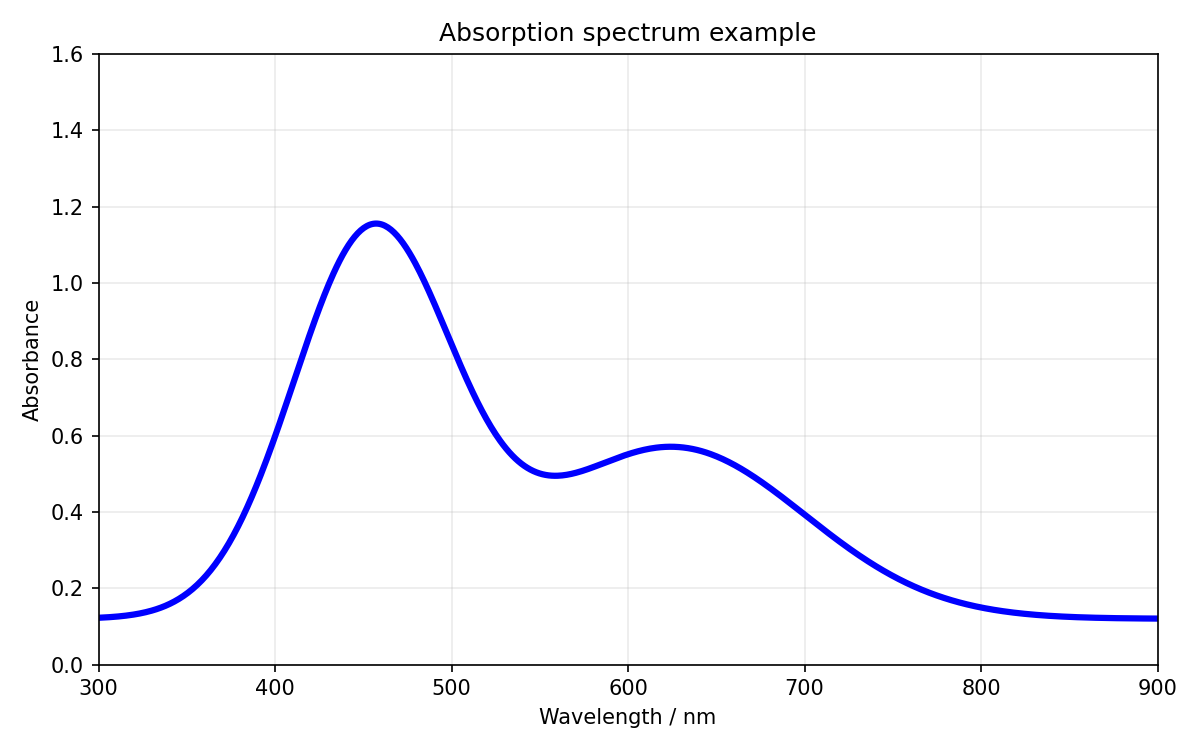
#> input picture examples/absorption_example.png, 1200 x 750 px
$ python -i image_processing.py   (imports and definitions only)
#> lines starting #> are read from the running program, lines starting #| are printed output that depends on the picture; after the words box and inside, x2 and y2 are one past the last pixel; in counts of white or black regions, pixels touching at a corner belong together
"""Image processing utilities for SpectraCurve Lab."""
from __future__ import annotations

from dataclasses import dataclass
from typing import Tuple, Literal

import cv2
import numpy as np
from PIL import Image, ImageEnhance

ExtractionMode = Literal["auto_color", "contrast", "color", "hsv"]
ColorName = Literal["blue", "red", "green", "black", "custom"]


@dataclass
class CropBox:
    """Crop limits in pixel coordinates for the useful plot area."""

    left: int
    right: int
    top: int
    bottom: int

    # [6 lines left out: function clamp, not called in this run]


def pil_to_rgb_array(image: Image.Image) -> np.ndarray:
    """Convert a PIL image to an RGB numpy array."""
    return np.asarray(image.convert("RGB"))


# [85 lines left out: functions crop_image, enhance_image, remove_light_background, _color_distance_mask, _hsv_color_mask, _auto_colored_trace_mask, not called in this run]


def _remove_long_straight_lines(mask: np.ndarray, row_fraction: float = 0.45, col_fraction: float = 0.45) -> np.ndarray:
    """
    Remove axis/grid-like horizontal and vertical lines.

    A row/column with too many selected pixels is more likely to be an axis/grid line than a
    spectrum trace. This helps a lot for black curves where axes are also black.
    """
    cleaned = mask.copy().astype(bool)
    height, width = cleaned.shape
    if height == 0 or width == 0:
        return cleaned

    row_hits = cleaned.sum(axis=1) / max(width, 1)
    col_hits = cleaned.sum(axis=0) / max(height, 1)

    # Use dilation around line rows/columns so antialiased grid pixels are removed too.
    rows_to_remove = np.where(row_hits >= float(row_fraction))[0]
    cols_to_remove = np.where(col_hits >= float(col_fraction))[0]
    for r in rows_to_remove:
        r0 = max(0, r - 1)
        r1 = min(height, r + 2)
        cleaned[r0:r1, :] = False
    for c in cols_to_remove:
        c0 = max(0, c - 1)
        c1 = min(width, c + 2)
        cleaned[:, c0:c1] = False
    return cleaned


def _remove_border_pixels(mask: np.ndarray, border_px: int = 2) -> np.ndarray:
    """Remove pixels on plot borders, usually axes/frame remnants."""
    cleaned = mask.copy().astype(bool)
    if border_px <= 0:
        return cleaned
    cleaned[:border_px, :] = False
    cleaned[-border_px:, :] = False
    cleaned[:, :border_px] = False
    cleaned[:, -border_px:] = False
    return cleaned


def _remove_small_components(mask: np.ndarray, min_component_area: int = 6) -> np.ndarray:
    """Remove connected components below a minimum area."""
    mask_u8 = mask.astype(np.uint8)
    if min_component_area <= 0:
        return mask_u8.astype(bool)

    num_labels, labels, stats, _ = cv2.connectedComponentsWithStats(mask_u8, connectivity=8)
    cleaned = np.zeros_like(mask_u8)
    for label in range(1, num_labels):
        area = stats[label, cv2.CC_STAT_AREA]
        if area >= int(min_component_area):
            cleaned[labels == label] = 1
    return cleaned.astype(bool)


def keep_relevant_components(
    mask: np.ndarray,
    max_components: int = 8,
    min_width_fraction: float = 0.02,
) -> np.ndarray:
    """
    Keep components that look like useful curve fragments.

    Score favors components with horizontal extent and area. This prevents tiny text/noise from
    contaminating the reconstructed spectrum while keeping broken curve segments.
    """
    mask_u8 = mask.astype(np.uint8)
    num_labels, labels, stats, _ = cv2.connectedComponentsWithStats(mask_u8, connectivity=8)
    height, width = mask.shape
    components = []
    for label in range(1, num_labels):
        x = stats[label, cv2.CC_STAT_LEFT]
        y = stats[label, cv2.CC_STAT_TOP]
        w = stats[label, cv2.CC_STAT_WIDTH]
        h = stats[label, cv2.CC_STAT_HEIGHT]
        area = stats[label, cv2.CC_STAT_AREA]
        if w < max(2, int(width * float(min_width_fraction))):
            continue
        # Spectral traces usually have meaningful horizontal span. Favor width strongly.
        # This helps reject small colored marks/legends while keeping the main curve.
        score = area * (1.0 + 3.0 * w / max(width, 1))
        components.append((score, label))

    components.sort(reverse=True)
    keep_labels = {label for _, label in components[: int(max_components)]}
    cleaned = np.zeros_like(mask_u8)
    for label in keep_labels:
        cleaned[labels == label] = 1
    return cleaned.astype(bool)


def make_curve_mask(
    rgb: np.ndarray,
    mode: ExtractionMode = "contrast",
    threshold: int = 120,
    color_name: ColorName = "blue",
    color_tolerance: int = 80,
    custom_rgb: Tuple[int, int, int] = (0, 0, 255),
    remove_grid: bool = True,
    min_component_area: int = 6,
    remove_axes: bool = True,
    keep_components: bool = True,
    max_components: int = 8,
) -> np.ndarray:
    """
    Create a binary mask of candidate curve pixels.

    Parameters
    ----------
    rgb:
        RGB image array, preferably already cropped to the plot area.
    mode:
        `auto_color` detects saturated colored traces and ignores gray axes/grid lines.
        `contrast` detects dark/high-contrast pixels, `color` uses RGB distance, and `hsv`
        uses hue/saturation segmentation.
    threshold:
        Grayscale threshold for contrast mode. Lower values keep only darker pixels.
    color_name:
        Predefined curve color for color/hsv mode.
    color_tolerance:
        RGB Euclidean distance tolerance or black HSV value threshold.
    custom_rgb:
        Target RGB if color_name == "custom".
    remove_grid:
        If True, applies morphological filtering to reduce isolated grid/noise.
    min_component_area:
        Remove connected components smaller than this number of pixels.
    remove_axes:
        If True, removes long horizontal/vertical line artifacts such as axes and grid.
    keep_components:
        If True, keeps only the most relevant curve-like connected components.
    max_components:
        Maximum number of curve fragments to keep.
    """
    if mode == "auto_color":
        # Recommended default for colored spectra: removes gray grid/eixos/text automatically.
        # color_tolerance is reused as a saturation threshold in this mode.
        mask = _auto_colored_trace_mask(rgb, min_saturation=max(20, int(color_tolerance // 2)), max_value=252)
    elif mode == "contrast":
        gray = cv2.cvtColor(rgb, cv2.COLOR_RGB2GRAY)
        mask = gray < int(threshold)
    elif mode == "hsv":
        mask = _hsv_color_mask(rgb, color_name, custom_rgb, int(color_tolerance))
    else:
        targets = {
            "blue": (40, 90, 220),
            "red": (220, 60, 60),
            "green": (40, 160, 80),
            "black": (20, 20, 20),
            "custom": custom_rgb,
        }
        mask = _color_distance_mask(rgb, targets[color_name], int(color_tolerance))

    mask = mask.astype(bool)
    mask = _remove_border_pixels(mask, border_px=2)

    if remove_axes:
        mask = _remove_long_straight_lines(mask, row_fraction=0.42, col_fraction=0.42)

    mask_u8 = mask.astype(np.uint8)
    if remove_grid:
        # Opening removes isolated noise; closing reconnects small curve gaps.
        open_kernel = np.ones((2, 2), dtype=np.uint8)
        close_kernel = np.ones((3, 3), dtype=np.uint8)
        mask_u8 = cv2.morphologyEx(mask_u8, cv2.MORPH_OPEN, open_kernel)
        mask_u8 = cv2.morphologyEx(mask_u8, cv2.MORPH_CLOSE, close_kernel)

    mask = _remove_small_components(mask_u8.astype(bool), min_component_area=min_component_area)

    if keep_components:
        mask = keep_relevant_components(mask, max_components=max_components)

    return mask.astype(bool)


# [370 lines left out: functions overlay_mask, _hue_distance, _hue_to_label, rgb_to_hex, hex_to_rgb, describe_rgb_color and 5 more, not called in this run]

>>> import cv2
>>> picture = cv2.cvtColor(cv2.imread('../examples/absorption_example.png'), cv2.COLOR_BGR2RGB)
>>> result = make_curve_mask(picture)
#> in make_curve_mask, `mask = gray < int(threshold)`:
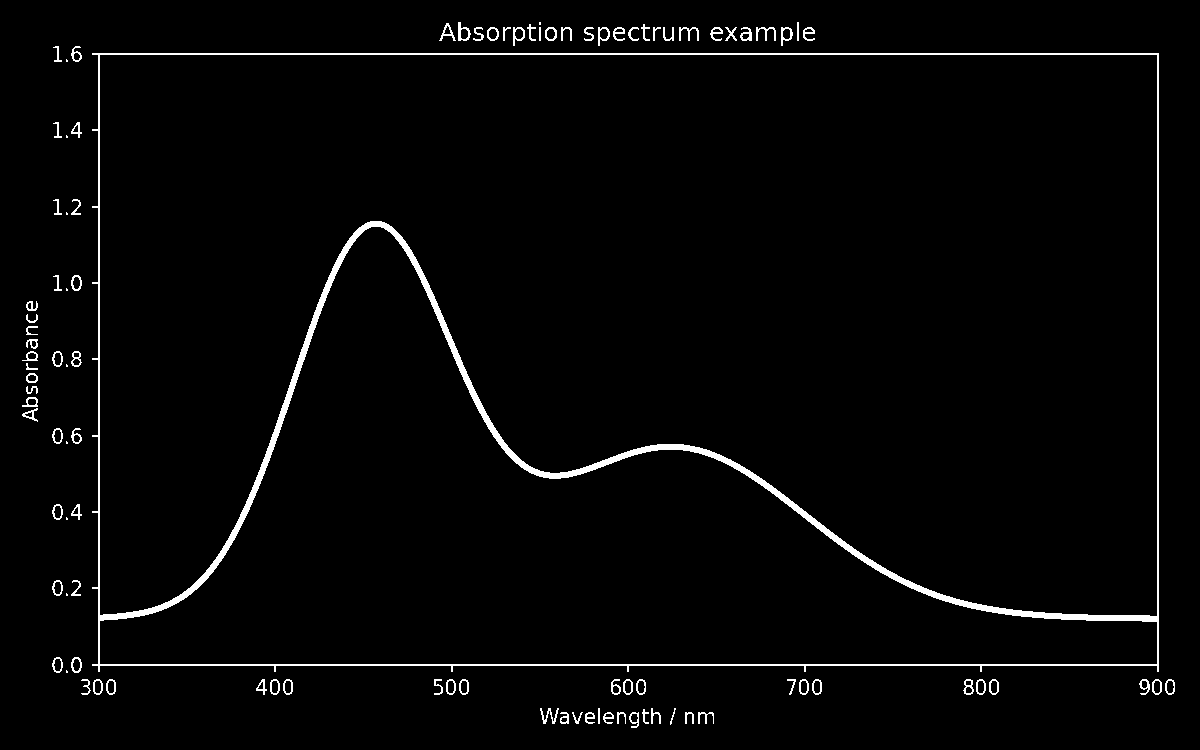
#> mask: shape (750, 1200) bool; 2.4% white; 98 white regions (10 under 20 px), largest, box (x1, y1, x2, y2) and area: (92, 53, 1159, 672) 15929, (540, 708, 559, 724) 114, (458, 22, 471, 41) 109
#> in _remove_long_straight_lines, `row_hits = cleaned.sum(axis=1) / max(width, 1)`: row_hits = 750 values, max 0.897 at index 53, min 0 at index 0, mean 0.0242
#> in _remove_long_straight_lines, `col_hits = cleaned.sum(axis=0) / max(height, 1)`: col_hits = 1200 values, max 0.831 at index 98, min 0 at index 0, mean 0.0242
#> in _remove_long_straight_lines, `rows_to_remove = np.where(row_hits >= float(row_fraction))[0]`: rows_to_remove = [53, 54, 664, 665]
#> in _remove_long_straight_lines, `cols_to_remove = np.where(col_hits >= float(col_fraction))[0]`: cols_to_remove = [98, 99, 1157, 1158]
#> the loop in _remove_long_straight_lines, `for r in rows_to_remove:` made 4 passes
#> (r, r0, r1) on passes 1 to 4: (53, 52, 55), (54, 53, 56), (664, 663, 666), (665, 664, 667)
#> after the loop in _remove_long_straight_lines, `for r in rows_to_remove:`:
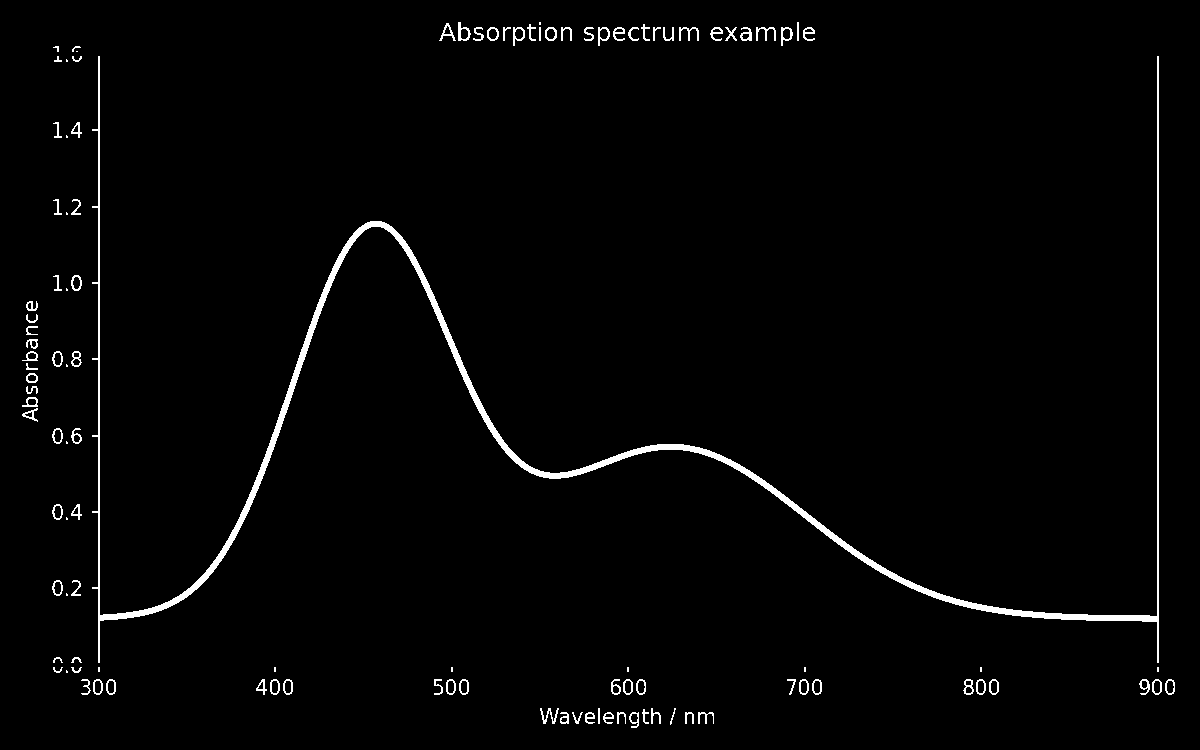
#> cleaned: shape (750, 1200) bool; 1.9% white; 110 white regions (19 under 20 px), largest, box (x1, y1, x2, y2) and area: (92, 56, 1159, 663) 11569, (540, 708, 559, 724) 114, (458, 22, 471, 41) 109
#> the loop in _remove_long_straight_lines, `for c in cols_to_remove:` made 4 passes
#> (c, c0, c1) on passes 1 to 4: (98, 97, 100), (99, 98, 101), (1157, 1156, 1159), (1158, 1157, 1160)
#> in _remove_small_components, `num_labels, labels, stats, _ = cv2.connectedComponentsWithStats(mask_u..`:
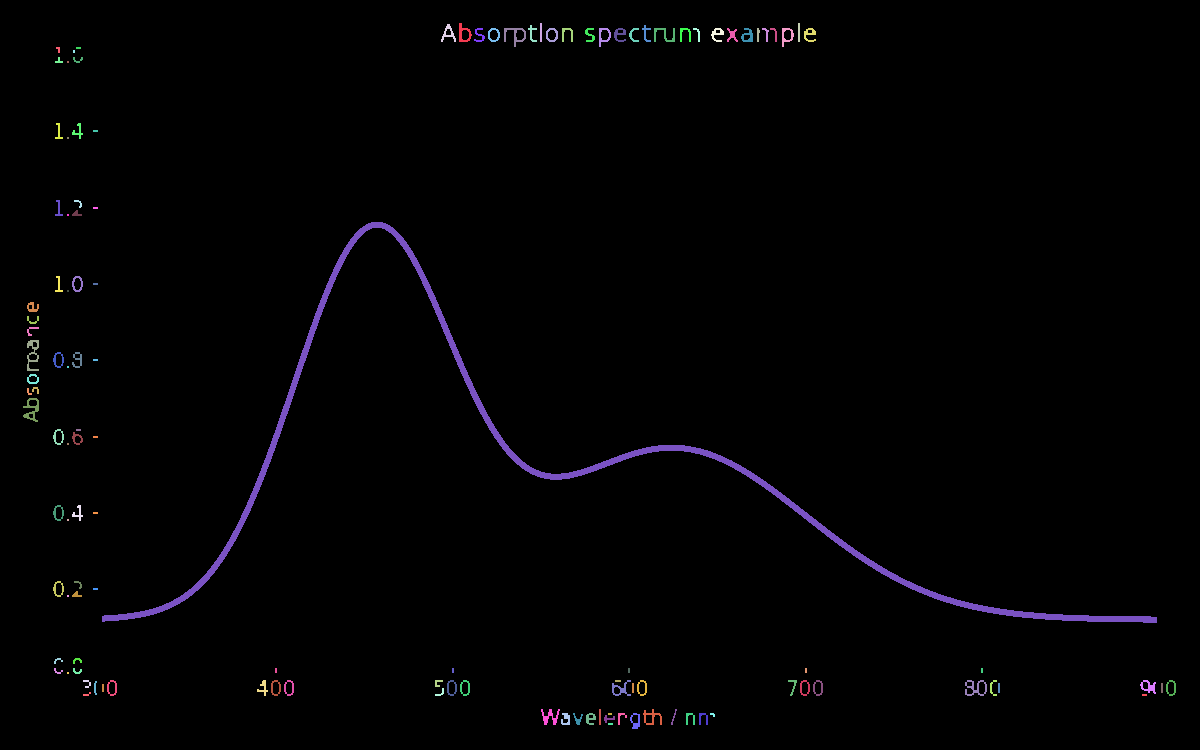
#> labels: shape (750, 1200) int32; 124 distinct labels, from 0 to 123; one colour per label, 0 black
#> in _remove_small_components, `num_labels, labels, stats, _ = cv2.connectedComponentsWithStats(mask_u..`: num_labels = 124; stats = 124 rows, first 6: [0, 0, 1200, 750, 885079], [459, 23, 13, 19, 113], [540, 23, 2, 19, 38], [798, 23, 2, 19, 38], [441, 24, 15, 18, 96], [528, 25, 9, 17, 56]
#> the loop in _remove_small_components, `for label in range(1, num_labels):` made 123 passes
#> area on passes 1 to 8: 113, 38, 38, 96, 56, 56, 64, 74
#> in keep_relevant_components, `num_labels, labels, stats, _ = cv2.connectedComponentsWithStats(mask_u..`:
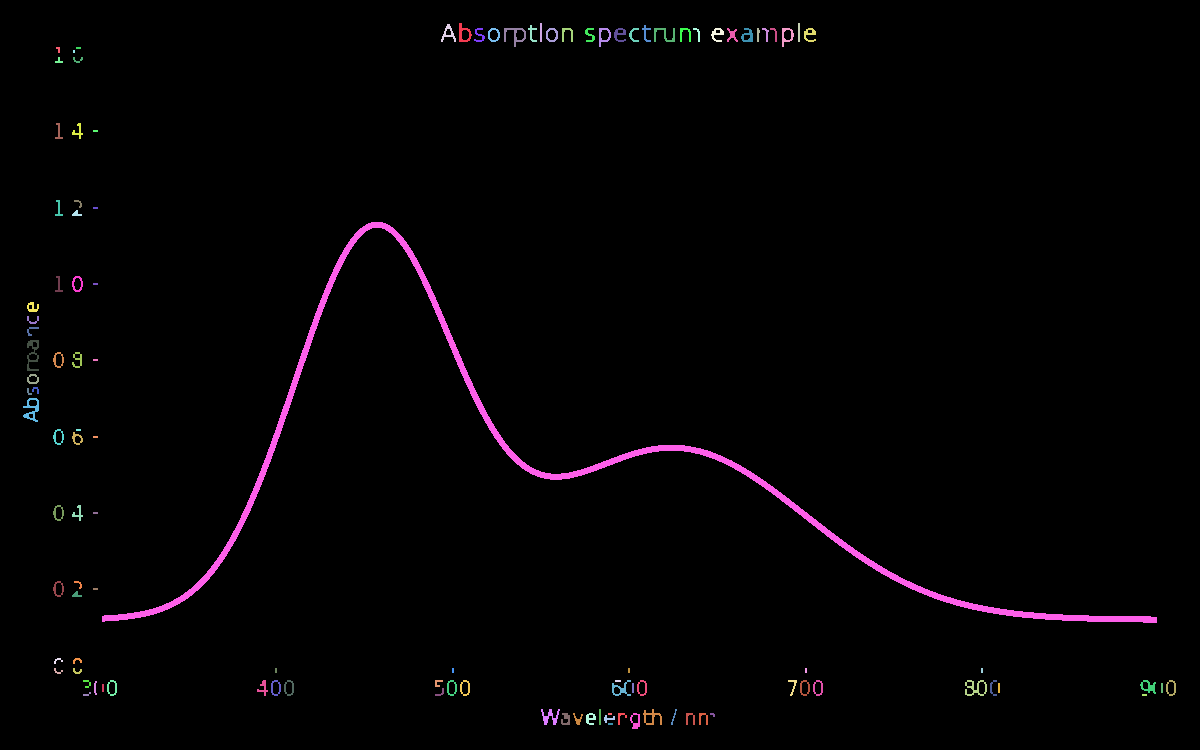
#> labels: shape (750, 1200) int32; 115 distinct labels, from 0 to 114; one colour per label, 0 black
#> in keep_relevant_components, `num_labels, labels, stats, _ = cv2.connectedComponentsWithStats(mask_u..`: num_labels = 115; stats = 115 rows, first 6: [0, 0, 1200, 750, 885115], [459, 23, 13, 19, 113], [540, 23, 2, 19, 38], [798, 23, 2, 19, 38], [441, 24, 15, 18, 96], [528, 25, 9, 17, 56]
#> the loop in keep_relevant_components, `for label in range(1, num_labels):` made 114 passes
#> (x, y, w, h, area) on passes 1 to 8: (459, 23, 13, 19, 113), (540, 23, 2, 19, 38), (798, 23, 2, 19, 38), (441, 24, 15, 18, 96), (528, 25, 9, 17, 56), (642, 25, 9, 17, 56), (474, 28, 11, 14, 64), (488, 28, 12, 14, 74)
#> after the loop in keep_relevant_components, `for label in range(1, num_labels):`: components = [(32901.2, 39)]
#> in keep_relevant_components, `keep_labels = {label for _, label in components[: int(max_components)]}`: keep_labels = 1 item
#> the loop in keep_relevant_components, `for label in keep_labels:` made 1 pass
#> label on pass 1: 39
#> after the loop in keep_relevant_components, `for label in keep_labels:`:
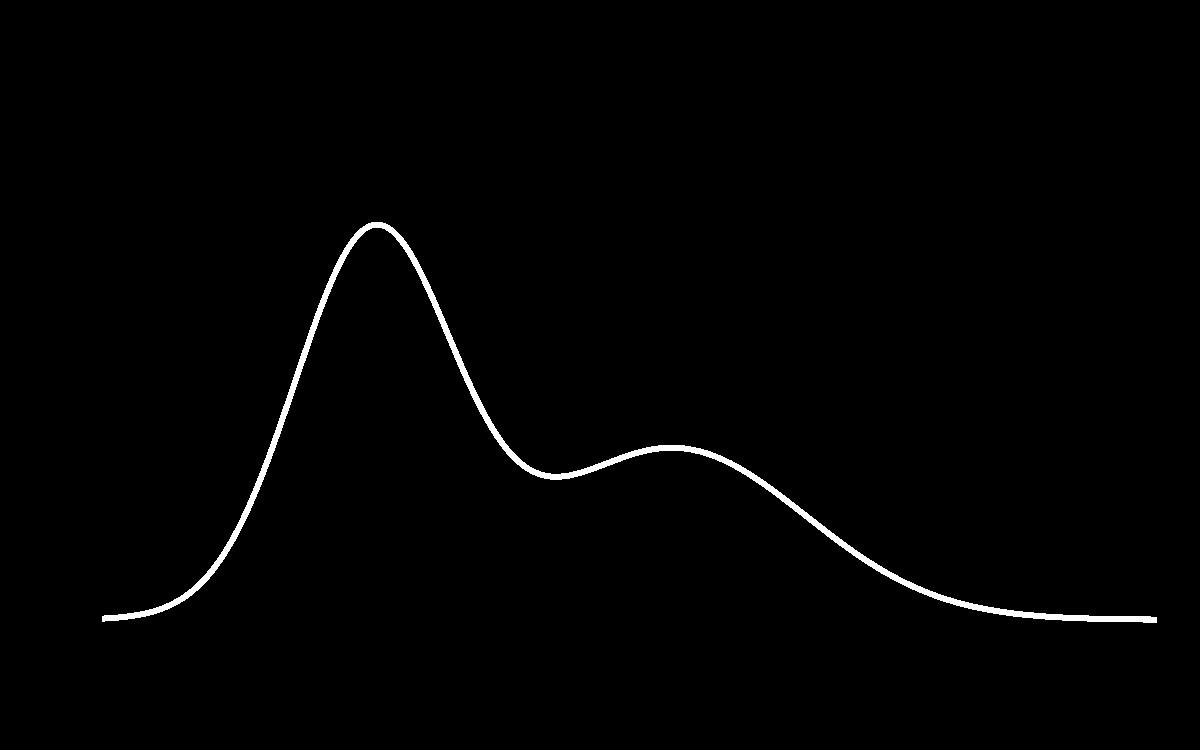
#> cleaned: shape (750, 1200); values 0 (black) and 1 (white), 1% white; 1 white region, box (x1, y1, x2, y2) and area: (102, 222, 1157, 623) 9045
